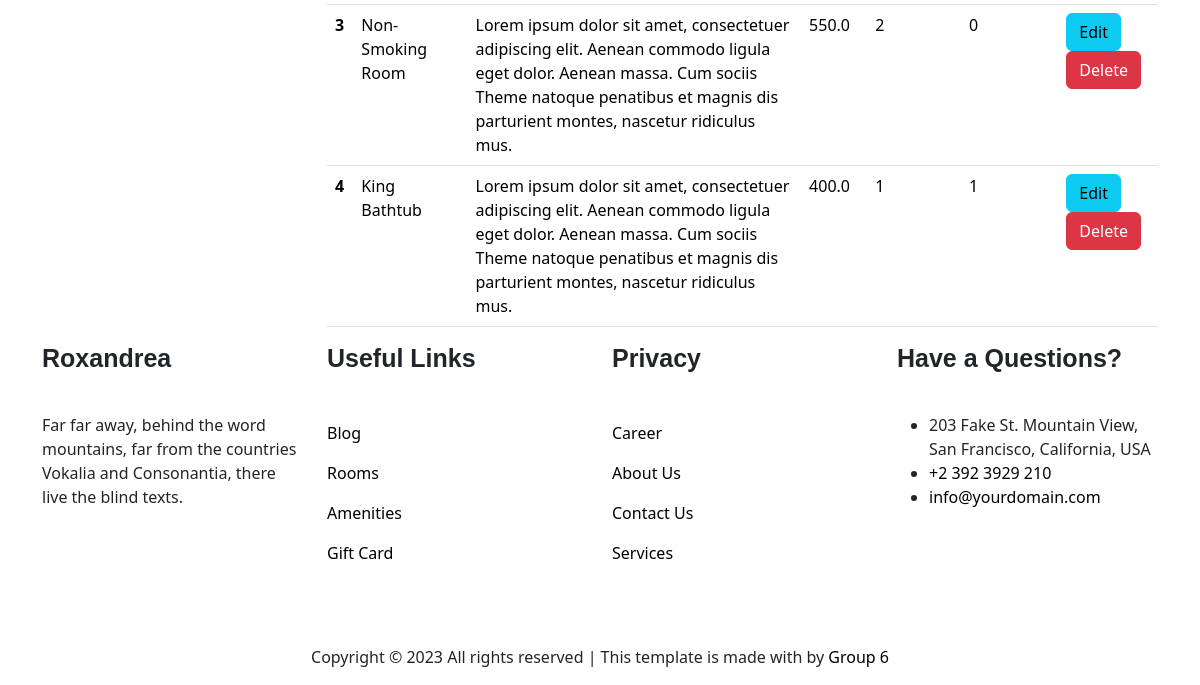
The app's page /wp-admin/room-types/ (signed in, lower part), older data.
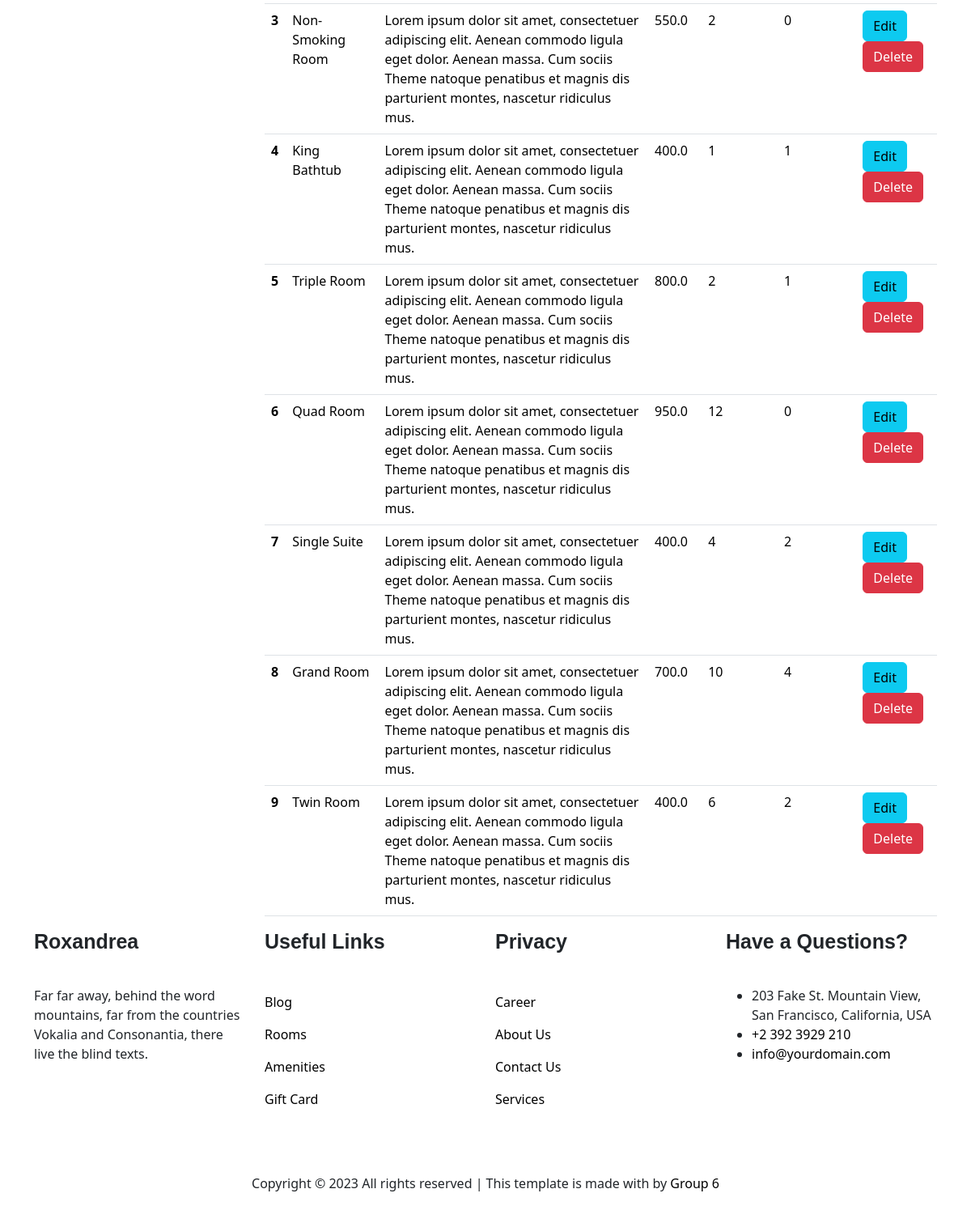
The same page, newer data.
### room/models.py (models this page shows, shortened)
class RoomType(models.Model):
    class Meta:
        db_table = 'room-type'
    name = models.CharField(max_length=50)
    description = models.TextField()
    price = models.FloatField()
    num_adults = models.IntegerField()
    num_children = models.IntegerField()

### manager/views.py (the view)
# urls.py: path('room-types/', manager.all_room_type, name='all-room-type'),
@login_required(login_url='login')
@user_passes_test(lambda user: user.role == 'STAFF', login_url='home')
def all_room_type(request):
    if request.method == 'GET':
        room_types = RoomType.objects.all()
        search = request.GET.get('search')
        sort = request.GET.get('sort')
        if search is not None and search != '':
            searchPrice(room_types, search)
            room_types = RoomType.objects.filter(price=int(search))
            return render(request, 'manager/pages/room-type/all-room-type.html', { 'room_types': room_types, 'search': search })
        newlinkedlist = linked_list()
        for item in room_types:
            newlinkedlist.append(item)
        print("Before sort")
        for item in newlinkedlist.display():
            print(f'Name: {item.name} - Price: {item.price}')
        return render(request, 'manager/pages/room-type/all-room-type.html', { 'room_types': room_types })
    return render(request, 'manager/pages/room-type/all-room-type.html', { 'room_types': room_types })

### helpers/linked_list.py (called while the page is built)
    def append(self, data):
        new_node = node(data)
        cur = self.head
        while cur.next != None:
            cur = cur.next
        cur.next = new_node

    def display(self):
        elems = []
        cur_node = self.head
        while cur_node.next != None:
            cur_node = cur_node.next
            elems.append(cur_node.data)
        return elems

### manager/templates/manager/pages/room-type/all-room-type.html (shortened to what this page needs)
{% extends 'manager/pages/dashboard.html' %}
{% block dashboard_section %}
<main>
    <table class="table">
        <tbody>
            {% for room_type in room_types %}
            <tr>
                <th scope="row">{{ room_type.id }}</th>
                <td>{{ room_type.name }}</td>
                <td>{{ room_type.description }}</td>
                <td>{{ room_type.price }}</td>
                <td>{{ room_type.num_adults }}</td>
                <td>{{ room_type.num_children }}</td>
                <td>
                    <a href="/wp-admin/room-types/{{ room_type.id }}" class="btn btn-info">Edit</a>
                    <a href="/wp-admin/room-types/delete/{{ room_type.id }}" class="btn btn-danger">Delete</a>
                </td>
            </tr>
            {% endfor %}
        </tbody>
    </table>
</main>
{% endblock %}

Row changes from the older to the newer data that the page shows:
added RoomType: id "5", name "Triple Room", description "Lorem ipsum dolor sit amet, consectetuer adipiscing elit. Aenean commodo ligula eget dolor. Aenean massa. Cum sociis Theme natoque penatibus et magnis dis parturient montes, nascetur ridiculus mus.", price "800.0", num_adults "2", num_children "1"
added RoomType: id "6", name "Quad Room", description "Lorem ipsum dolor sit amet, consectetuer adipiscing elit. Aenean commodo ligula eget dolor. Aenean massa. Cum sociis Theme natoque penatibus et magnis dis parturient montes, nascetur ridiculus mus.", price "950.0", num_adults "12", num_children "0"
added RoomType: id "7", name "Single Suite", description "Lorem ipsum dolor sit amet, consectetuer adipiscing elit. Aenean commodo ligula eget dolor. Aenean massa. Cum sociis Theme natoque penatibus et magnis dis parturient montes, nascetur ridiculus mus.", price "400.0", num_adults "4", num_children "2"
added RoomType: id "8", name "Grand Room", description "Lorem ipsum dolor sit amet, consectetuer adipiscing elit. Aenean commodo ligula eget dolor. Aenean massa. Cum sociis Theme natoque penatibus et magnis dis parturient montes, nascetur ridiculus mus.", price "700.0", num_adults "10", num_children "4"
added RoomType: id "9", name "Twin Room", description "Lorem ipsum dolor sit amet, consectetuer adipiscing elit. Aenean commodo ligula eget dolor. Aenean massa. Cum sociis Theme natoque penatibus et magnis dis parturient montes, nascetur ridiculus mus.", price "400.0", num_adults "6", num_children "2"
